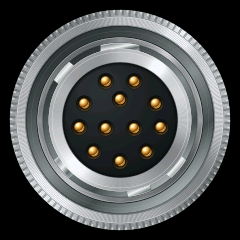
#> input picture output/connector-base-240-rgb565.png, 240 x 240 px
$ python build_connector_shimmer.py
#> lines starting #> are read from the running program, lines starting #| are printed output that depends on the picture
"""Render a gold, text-free connector shimmer study at LCD resolution.

Every frame is rounded through the display's RGB565 colour format before export.
The irregular light passes are seeded so previews remain reproducible.
"""

from pathlib import Path
import json
import math
import random

import numpy as np
from PIL import Image


ROOT = Path(__file__).resolve().parents[1]
SOURCE = ROOT / 'output/connector-base-240-rgb565.png'
DEST = ROOT / 'output/connector-shimmer-240.gif'
LOSSLESS = ROOT / 'output/connector-shimmer-240.webp'
STILL = ROOT / 'output/connector-shimmer-frame-240.png'
SIZE = 240
FPS = 5
DURATION = 30

base = np.asarray(Image.open(SOURCE).convert('RGB'), dtype=np.float32)
yy, xx = np.mgrid[:SIZE, :SIZE]
radius = np.hypot(xx + .5 - 120, yy + .5 - 120)
angle = np.arctan2(yy + .5 - 120, xx + .5 - 120)

# Only the machined metal catches this moving reflection. The insert and the
# black outside of the round display remain absolutely still.
metal = np.zeros((SIZE, SIZE), dtype=np.float32)
for centre, width, weight in ((62.5, 4.3, .74), (69.5, 1.8, .85),
                              (79.5, 2.8, .55), (98.5, 5.4, 1.0),
                              (107.0, 2.1, .43)):
    metal = np.maximum(metal, weight * np.exp(-.5 * ((radius - centre) / width) ** 4))
metal *= np.clip((base.mean(axis=2) - 34) / 110, 0, 1)
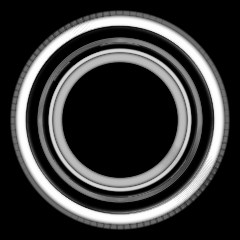
#> metal: shape (240, 240) float64; min 0, max 1, mean 0.218
#> (the run stopped early here; a loop or call above may not have finished)
